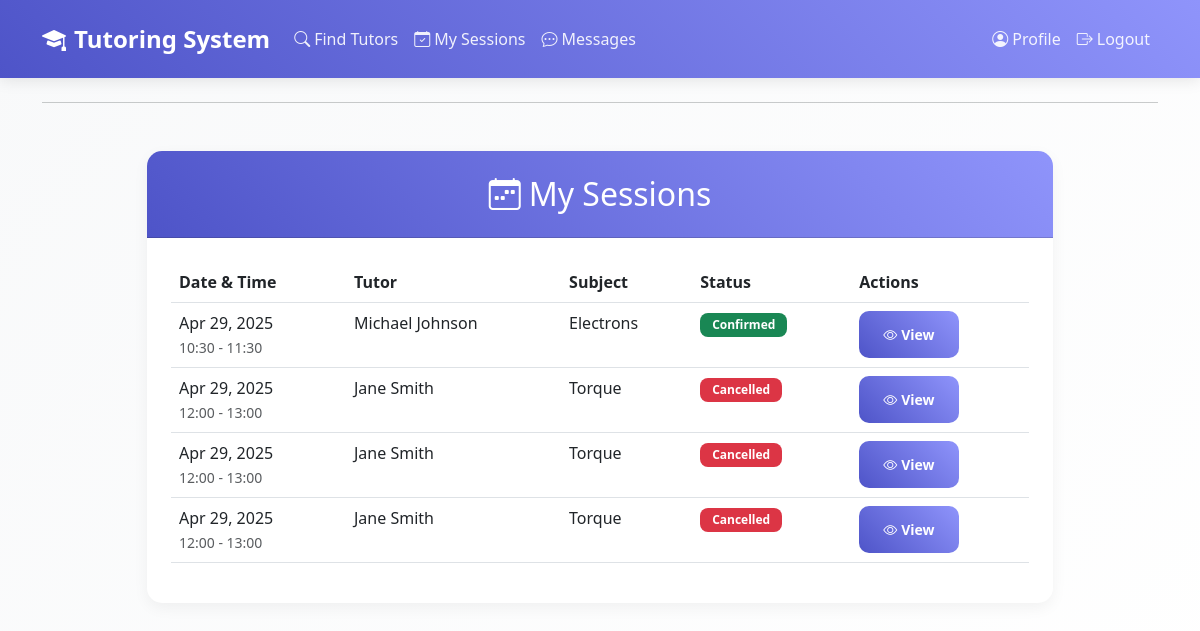
Screenshot of /my-sessions/ (signed in) with the database file from the repository.
### core/models.py (models this page shows, shortened)
class Session(models.Model):
    STATUS_CHOICES = [
        ('pending', 'Pending'),
        ('confirmed', 'Confirmed'),
        ('completed', 'Completed'),
        ('cancelled', 'Cancelled'),
    ]
    student = models.ForeignKey(User, on_delete=models.CASCADE, related_name='student_sessions')
    tutor = models.ForeignKey(User, on_delete=models.CASCADE, related_name='tutor_sessions')
    subject = models.CharField(max_length=100)
    date = models.DateField()
    start_time = models.TimeField()
    end_time = models.TimeField()
    status = models.CharField(max_length=10, choices=STATUS_CHOICES, default='pending')
    meeting_link = models.URLField(blank=True)

### core/views.py (the view)
# urls.py: path('my-sessions/', views.my_sessions, name='my_sessions'),
@login_required
def my_sessions(request):
    if request.user.profile.user_type == 'student':
        sessions = Session.objects.filter(student=request.user).order_by('date', 'start_time')
    else:
        sessions = Session.objects.filter(tutor=request.user).order_by('date', 'start_time')
    return render(request, 'core/my_sessions.html', {'sessions': sessions})

### core/context_processors.py (called while the page is built)
def paypal_settings(request):
    return {
        'PAYPAL_DONATE_BUSINESS_EMAIL': settings.PAYPAL_DONATE_BUSINESS_EMAIL,
        'PAYPAL_DONATE_CURRENCY':       settings.PAYPAL_DONATE_CURRENCY,
    }

### templates/core/my_sessions.html (shortened to what this page needs)
{% extends 'base.html' %}
{% block content %}
<div class="container py-4">
    <div class="row justify-content-center">
        <div class="col-md-10">
            <div class="card">
                <div class="card-header text-center">
                    <h2 class="mb-0">
                        <i class="bi bi-calendar-week me-2"></i>My Sessions
                    </h2>
                </div>
                <div class="card-body p-4">
                    {% if sessions %}
                        <div class="table-responsive">
                            <table class="table table-hover">
                                <thead>
                                    <tr>
                                        <th>Date & Time</th>
                                        <th>{% if request.user.profile.user_type == 'student' %}Tutor{% else %}Student{% endif %}</th>
                                        <th>Subject</th>
                                        <th>Status</th>
                                        <th>Actions</th>
                                    </tr>
                                </thead>
                                <tbody>
                                    {% for session in sessions %}
                                    <tr>
                                        <td>
                                            {{ session.date|date:"M d, Y" }}<br>
                                            <small class="text-muted">
                                                {{ session.start_time|time:"H:i" }} - {{ session.end_time|time:"H:i" }}
                                            </small>
                                        </td>
                                        <td>
                                            {% if request.user.profile.user_type == 'student' %}
                                                {{ session.tutor.get_full_name|default:session.tutor.username }}
                                            {% else %}
                                                {{ session.student.get_full_name|default:session.student.username }}
                                            {% endif %}
                                        </td>
                                        <td>{{ session.subject }}</td>
                                        <td>
                                            <span class="badge {% if session.status == 'pending' %}bg-warning{% elif session.status == 'confirmed' %}bg-success{% elif session.status == 'cancelled' %}bg-danger{% elif session.status == 'completed' %}bg-info{% endif %}">
                                                {{ session.status|title }}
                                            </span>
                                        </td>
                                        <td>
                                            <a href="{% url 'session_detail' session.id %}" class="btn btn-sm btn-primary">
                                                <i class="bi bi-eye me-1"></i>View
                                            </a>
                                        </td>
                                    </tr>
                                    {% endfor %}
                                </tbody>
                            </table>
                        </div>
                    {% endif %}
                </div>
            </div>
        </div>
    </div>
</div>
{% endblock %}

### templates/base.html (style rules this page uses)
:root { --primary-color: #4e54c8; --secondary-color: #8f94fb; --accent-color: #ff6b6b; --background-color: #f8f9fa; --text-color: #2d3436; }
body { background: linear-gradient(135deg, var(--background-color) 0%, #ffffff 100%); color: var(--text-color); min-height: 100vh; }
.card { border: none; border-radius: 15px; box-shadow: 0 5px 15px rgba(0, 0, 0, 0.05); transition: all 0.3s ease; background: white; animation: fadeIn 0.5s ease-in-out; }
.card-header { background: linear-gradient(45deg, var(--primary-color), var(--secondary-color)); color: white; border-radius: 15px 15px 0 0 !important; padding: 1.5rem; position: relative; overflow: hidden; }
.card-header::before { content: ''; position: absolute; top: 0; left: 0; width: 100%; height: 100%; background: linear-gradient(45deg, transparent, rgba(255, 255, 255, 0.1)); transform: translateX(-100%); transition: transform 0.6s ease; }
.btn-primary { background: linear-gradient(45deg, var(--primary-color), var(--secondary-color)); border: none; border-radius: 10px; padding: 0.8rem 1.5rem; font-weight: 600; transition: all 0.3s ease; }
.badge { padding: 0.5em 1em; border-radius: 8px; font-weight: 600; }
.btn { position: relative; overflow: hidden; z-index: 1; }
.btn::after { content: ''; position: absolute; bottom: 0; left: 0; width: 100%; height: 100%; background-color: rgba(255, 255, 255, 0.2); transform: scaleX(0); transform-origin: right; transition: transform 0.3s ease-out; z-index: -1; }

### rows the page displays
Session: date "Apr 29, 2025", start_time "10:30", end_time "11:30", tutor.get_full_name "Michael Johnson", subject "Electrons", status "Confirmed"
Session: date "Apr 29, 2025", start_time "12:00", end_time "13:00", tutor.get_full_name "Jane Smith", subject "Torque", status "Cancelled"
Session: date "Apr 29, 2025", start_time "12:00", end_time "13:00", tutor.get_full_name "Jane Smith", subject "Torque", status "Cancelled"
Session: date "Apr 29, 2025", start_time "12:00", end_time "13:00", tutor.get_full_name "Jane Smith", subject "Torque", status "Cancelled"
